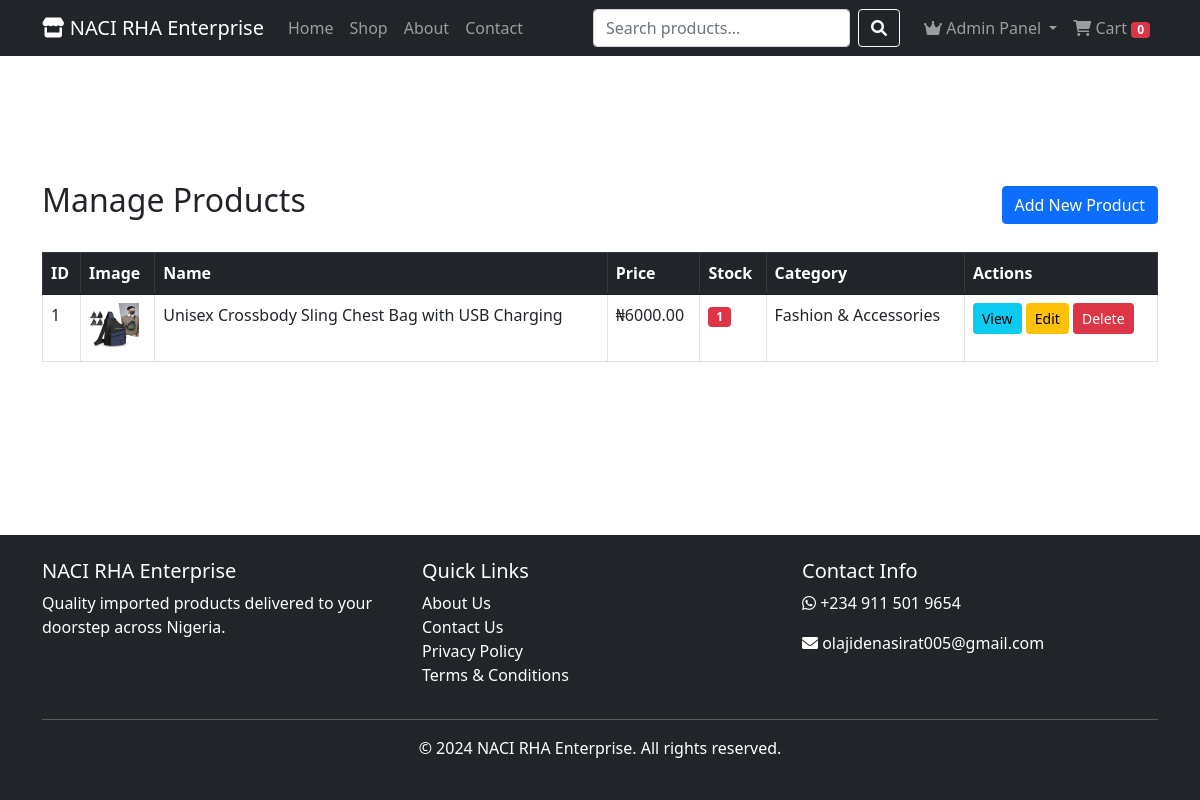
/admin/products (signed in), run on an earlier commit of the app's database.
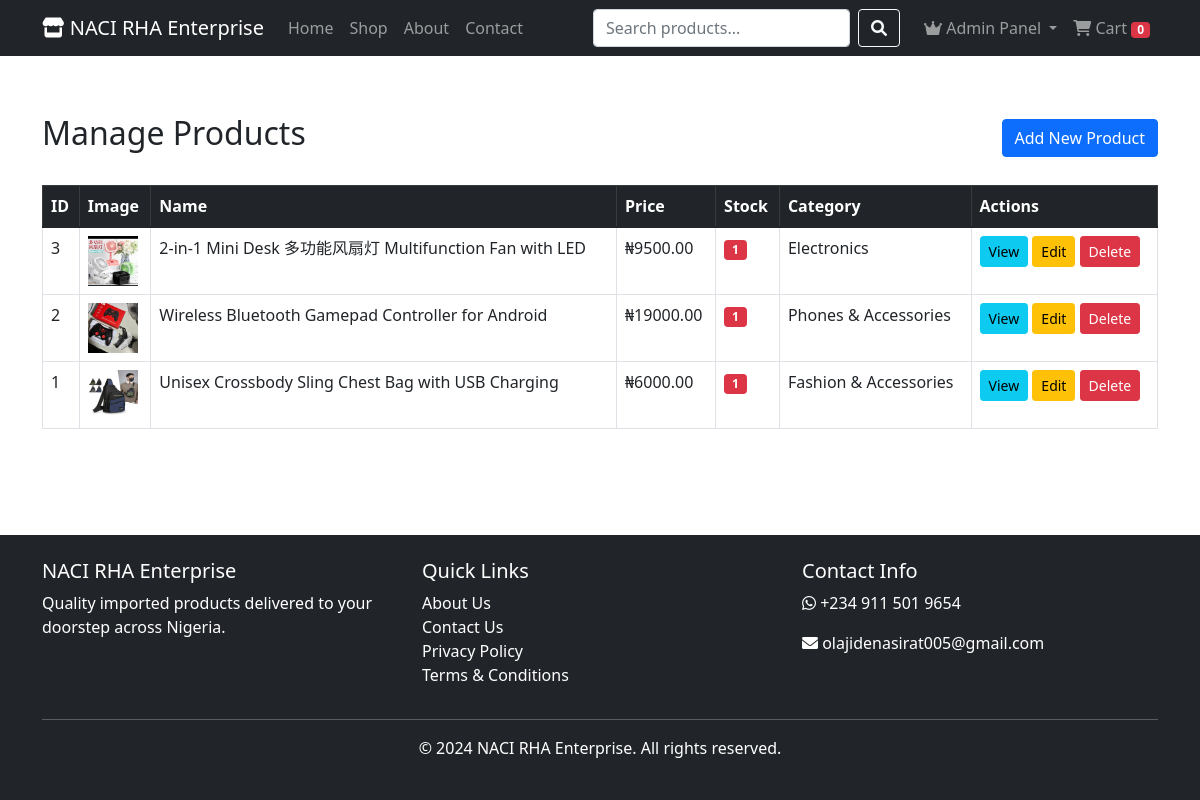
And on a later commit of the database.
### models.py (models this page shows, shortened)
class Product(db.Model):
    __tablename__ = 'products'
    id = db.Column(db.Integer, primary_key=True)
    name = db.Column(db.String(200), nullable=False)
    description = db.Column(db.Text, nullable=False)
    price = db.Column(db.Float, nullable=False)
    compare_price = db.Column(db.Float)
    stock = db.Column(db.Integer, default=0)
    sku = db.Column(db.String(50), unique=True)
    brand = db.Column(db.String(100))
    rating = db.Column(db.Float, default=0)
    rating_count = db.Column(db.Integer, default=0)
    is_featured = db.Column(db.Boolean, default=False)
    is_bestseller = db.Column(db.Boolean, default=False)
    is_new = db.Column(db.Boolean, default=False)
    discount_percent = db.Column(db.Integer, default=0)
    created_at = db.Column(db.DateTime, default=datetime.utcnow)
    category_id = db.Column(db.Integer, db.ForeignKey('categories.id'))
    images = db.relationship('ProductImage', backref='product', lazy=True)
    order_items = db.relationship('OrderItem', backref='product', lazy=True)
    reviews = db.relationship('Review', backref='product', lazy=True)

class ProductImage(db.Model):
    __tablename__ = 'product_images'
    id = db.Column(db.Integer, primary_key=True)
    product_id = db.Column(db.Integer, db.ForeignKey('products.id'), nullable=False)
    image_url = db.Column(db.String(200), nullable=False)
    is_main = db.Column(db.Boolean, default=False)

class Category(db.Model):
    __tablename__ = 'categories'
    id = db.Column(db.Integer, primary_key=True)
    name = db.Column(db.String(50), nullable=False)
    description = db.Column(db.Text)
    image = db.Column(db.String(200))
    parent_id = db.Column(db.Integer, db.ForeignKey('categories.id'))
    products = db.relationship('Product', backref='category', lazy=True)
    children = db.relationship('Category', backref=db.backref('parent', remote_side=[id]))

### app.py (the view)
@app.route('/admin/products')
@login_required
def admin_products():
    if not current_user.is_admin:
        return redirect(url_for('index'))
    products = Product.query.order_by(Product.created_at.desc()).all()
    return render_template('admin_products.html', products=products)

### app.py (called while the page is built)
@login_manager.user_loader
def load_user(user_id):
    return User.query.get(int(user_id))

### templates/admin_products.html (shortened to what this page needs)
{% extends "base.html" %}
{% block content %}
<div class="container my-4">
    <div class="d-flex justify-content-between align-items-center mb-4">
        <h2>Manage Products</h2>
        <a href="{{ url_for('admin_add_product') }}" class="btn btn-primary">Add New Product</a>
    </div>
    <div class="table-responsive">
        <table class="table table-bordered table-hover">
            <thead class="table-dark">
                <tr>
                    <th>ID</th>
                    <th>Image</th>
                    <th>Name</th>
                    <th>Price</th>
                    <th>Stock</th>
                    <th>Category</th>
                    <th>Actions</th>
                </tr>
            </thead>
            <tbody>
                {% for product in products %}
                <tr>
                    <td>{{ product.id }}</td>
                    <td>
                        {% if product.images %}
                        <img src="{{ url_for('static', filename='uploads/' + product.images[0].image_url) }}" width="50" height="50">
                        {% else %}
                        <div class="bg-secondary" style="width: 50px; height: 50px;"></div>
                        {% endif %}
                    </td>
                    <td>{{ product.name[:50] }}</td>
                    <td>₦{{ "%.2f"|format(product.price) }}</td>
                    <td>
                        {% if product.stock < 10 %}
                        <span class="badge bg-danger">{{ product.stock }}</span>
                        {% else %}
                        <span class="badge bg-success">{{ product.stock }}</span>
                        {% endif %}
                    </td>
                    <td>{{ product.category.name if product.category else 'N/A' }}</td>
                    <td>
                        <a href="{{ url_for('product_detail', product_id=product.id) }}" class="btn btn-sm btn-info">View</a>
                        <a href="#" class="btn btn-sm btn-warning">Edit</a>
                        <a href="#" class="btn btn-sm btn-danger" onclick="return confirm('Delete this product?')">Delete</a>
                    </td>
                </tr>
                {% endfor %}
            </tbody>
        </table>
    </div>
</div>
{% endblock %}

What changed in the data, as far as the page shows it:
added Product: id "3", image_url (picture), name "2-in-1 Mini Desk 多功能风扇灯 Multifunction Fan with LED", price "9500.00", stock "1", category "Electronics"
added Product: id "2", image_url (picture), name "Wireless Bluetooth Gamepad Controller for Android", price "19000.00", stock "1", category "Phones & Accessories"
